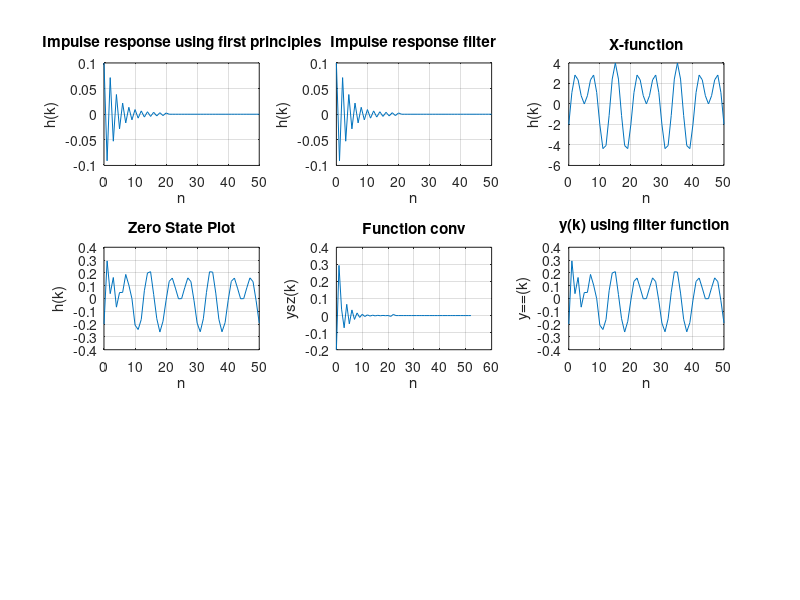

The MATLAB source for this figure:

N = 50;
NQ = 0:N;
mconv = 0:52;
k=0:N;
imax=20;
x= sin(0.1 *pi*k) - 2*cos(0.2* pi * k) + 3*sin(0.3* pi * k);

for k = 0:N

    x1(k+1) = sin(0.1 *pi*k) - 2*cos(0.2 *pi*k) + 3*sin(0.3 *pi*k);
    if k<=imax
        h(k+1)= ((-1).^k/(10 + k.^2));
    else
        h(k+1)=0;
    end
end


for k = 0:N
    ys = 0;
    for i = 0:k
        ys = ys +h(k+1 - i) * x1(i+1);
    end
    yz(k+1)=ys;
end


for k = 0:2N
    if k<= N
        x2(k+1)= sin(0.1*pi*k) - 2*cos(0.2*pi*k) + 3*sin(0.3*pi*k);
    else
        x2(k+1)=0;
    end
    if k<= imax
        h1(k+1)=((-1)^k/(10+k^2));
    else
        h1(k+1)=0;
    end
end

%filter 
i = 0:20;
b=(-1).^i ./(10+i.^2);
a=[1];
delta=[1,zeros(1,N)];
HF=filter(b,a,delta);


figure
subplot(3,3,1);
plot(NQ,h);
grid on;
title('Impulse response using first principles')
xlabel('n')
ylabel('h(k)')

subplot(3,3,2);
plot(NQ,HF);
grid on;
title('Impulse response filter')
xlabel('n')
ylabel('h(k)')


subplot(3,3,3);
plot(NQ,x1);
grid on;
title('X-function')
xlabel('n')
ylabel('h(k)')

subplot(3,3,4);
plot(NQ,yz);
grid on;
title('Zero State Plot')
xlabel('n')
ylabel('h(k)')

yconv = conv(x2,h)
subplot(3,3,5);
plot(mconv,yconv);
grid on;
title('Function conv')
xlabel('n')
ylabel('ysz(k)')
 
subplot(3,3,6);
plot(NQ,filter(HF,a,x));
grid on;
title('y(k) using filter function ')
xlabel('n')
ylabel('y==(k)')




























